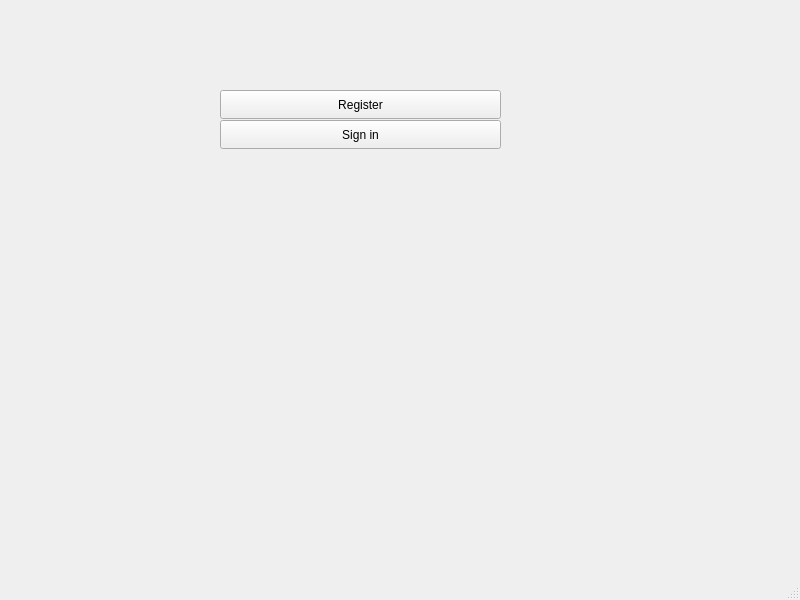
<?xml version="1.0" encoding="UTF-8"?>
<ui version="4.0">
 <class>MainWindow</class>
 <widget class="QMainWindow" name="MainWindow">
  <property name="geometry">
   <rect>
    <x>0</x>
    <y>0</y>
    <width>800</width>
    <height>600</height>
   </rect>
  </property>
  <property name="windowTitle">
   <string>MainWindow</string>
  </property>
  <widget class="QWidget" name="centralwidget">
   <widget class="QStackedWidget" name="stackedWidget">
    <property name="geometry">
     <rect>
      <x>0</x>
      <y>0</y>
      <width>800</width>
      <height>600</height>
     </rect>
    </property>
    <property name="styleSheet">
     <string notr="true"/>
    </property>
    <property name="currentIndex">
     <number>2</number>
    </property>
    <widget class="QWidget" name="frontpage">
     <widget class="QToolButton" name="toolButton">
      <property name="geometry">
       <rect>
        <x>100</x>
        <y>50</y>
        <width>511</width>
        <height>27</height>
       </rect>
      </property>
      <property name="text">
       <string>Trust Bank</string>
      </property>
     </widget>
     <widget class="QToolButton" name="toolButton_2">
      <property name="geometry">
       <rect>
        <x>400</x>
        <y>80</y>
        <width>211</width>
        <height>27</height>
       </rect>
      </property>
      <property name="text">
       <string>sequre your money</string>
      </property>
     </widget>
     <widget class="QPushButton" name="pushButton">
      <property name="geometry">
       <rect>
        <x>540</x>
        <y>500</y>
        <width>83</width>
        <height>29</height>
       </rect>
      </property>
      <property name="text">
       <string>next</string>
      </property>
     </widget>
    </widget>
    <widget class="QWidget" name="Aioage">
     <widget class="QToolButton" name="toolButton_3">
      <property name="geometry">
       <rect>
        <x>270</x>
        <y>100</y>
        <width>151</width>
        <height>27</height>
       </rect>
      </property>
      <property name="text">
       <string>Aim</string>
      </property>
     </widget>
     <widget class="QToolButton" name="toolButton_4">
      <property name="geometry">
       <rect>
        <x>40</x>
        <y>180</y>
        <width>651</width>
        <height>27</height>
       </rect>
      </property>
      <property name="text">
       <string>Our aim is to sequre money and to </string>
      </property>
     </widget>
     <widget class="QPushButton" name="pushButton_2">
      <property name="geometry">
       <rect>
        <x>560</x>
        <y>480</y>
        <width>83</width>
        <height>29</height>
       </rect>
      </property>
      <property name="text">
       <string>Next</string>
      </property>
     </widget>
    </widget>
    <widget class="QWidget" name="customerpage">
     <widget class="QPushButton" name="pushButton_8">
      <property name="geometry">
       <rect>
        <x>220</x>
        <y>90</y>
        <width>281</width>
        <height>29</height>
       </rect>
      </property>
      <property name="text">
       <string>Register</string>
      </property>
     </widget>
     <widget class="QPushButton" name="pushButton_9">
      <property name="geometry">
       <rect>
        <x>220</x>
        <y>120</y>
        <width>281</width>
        <height>29</height>
       </rect>
      </property>
      <property name="text">
       <string>Sign in</string>
      </property>
     </widget>
    </widget>
    <widget class="QWidget" name="registerpage">
     <widget class="QGroupBox" name="groupBox">
      <property name="geometry">
       <rect>
        <x>210</x>
        <y>50</y>
        <width>351</width>
        <height>511</height>
       </rect>
      </property>
      <property name="title">
       <string/>
      </property>
      <widget class="QToolButton" name="toolButton_5">
       <property name="geometry">
        <rect>
         <x>20</x>
         <y>50</y>
         <width>91</width>
         <height>27</height>
        </rect>
       </property>
       <property name="text">
        <string>Name</string>
       </property>
      </widget>
      <widget class="QLineEdit" name="lineEdit">
       <property name="geometry">
        <rect>
         <x>120</x>
         <y>50</y>
         <width>191</width>
         <height>28</height>
        </rect>
       </property>
      </widget>
      <widget class="QToolButton" name="toolButton_6">
       <property name="geometry">
        <rect>
         <x>20</x>
         <y>100</y>
         <width>91</width>
         <height>27</height>
        </rect>
       </property>
       <property name="text">
        <string>Mail.</string>
       </property>
      </widget>
      <widget class="QToolButton" name="toolButton_7">
       <property name="geometry">
        <rect>
         <x>20</x>
         <y>150</y>
         <width>101</width>
         <height>27</height>
        </rect>
       </property>
       <property name="text">
        <string>Phn. Number</string>
       </property>
      </widget>
      <widget class="QToolButton" name="toolButton_8">
       <property name="geometry">
        <rect>
         <x>20</x>
         <y>200</y>
         <width>101</width>
         <height>27</height>
        </rect>
       </property>
       <property name="text">
        <string>Password</string>
       </property>
      </widget>
      <widget class="QLineEdit" name="lineEdit_2">
       <property name="geometry">
        <rect>
         <x>120</x>
         <y>100</y>
         <width>191</width>
         <height>28</height>
        </rect>
       </property>
      </widget>
      <widget class="QLineEdit" name="lineEdit_3">
       <property name="geometry">
        <rect>
         <x>130</x>
         <y>150</y>
         <width>191</width>
         <height>28</height>
        </rect>
       </property>
      </widget>
      <widget class="QLineEdit" name="lineEdit_4">
       <property name="geometry">
        <rect>
         <x>130</x>
         <y>200</y>
         <width>191</width>
         <height>28</height>
        </rect>
       </property>
      </widget>
      <widget class="QPushButton" name="pushButton_10">
       <property name="geometry">
        <rect>
         <x>140</x>
         <y>250</y>
         <width>83</width>
         <height>29</height>
        </rect>
       </property>
       <property name="text">
        <string>Register</string>
       </property>
      </widget>
     </widget>
    </widget>
    <widget class="QWidget" name="lognpage">
     <widget class="QGroupBox" name="groupBox_2">
      <property name="geometry">
       <rect>
        <x>260</x>
        <y>60</y>
        <width>371</width>
        <height>471</height>
       </rect>
      </property>
      <property name="title">
       <string/>
      </property>
      <widget class="QToolButton" name="toolButton_9">
       <property name="geometry">
        <rect>
         <x>20</x>
         <y>60</y>
         <width>101</width>
         <height>27</height>
        </rect>
       </property>
       <property name="text">
        <string>Name</string>
       </property>
      </widget>
      <widget class="QToolButton" name="toolButton_10">
       <property name="geometry">
        <rect>
         <x>20</x>
         <y>90</y>
         <width>101</width>
         <height>27</height>
        </rect>
       </property>
       <property name="text">
        <string>Phn Number</string>
       </property>
      </widget>
      <widget class="QToolButton" name="toolButton_11">
       <property name="geometry">
        <rect>
         <x>20</x>
         <y>120</y>
         <width>101</width>
         <height>27</height>
        </rect>
       </property>
       <property name="text">
        <string>Password</string>
       </property>
      </widget>
      <widget class="QPushButton" name="pushButton_11">
       <property name="geometry">
        <rect>
         <x>110</x>
         <y>180</y>
         <width>83</width>
         <height>29</height>
        </rect>
       </property>
       <property name="text">
        <string>Log in</string>
       </property>
      </widget>
      <widget class="QToolButton" name="toolButton_12">
       <property name="geometry">
        <rect>
         <x>130</x>
         <y>60</y>
         <width>191</width>
         <height>27</height>
        </rect>
       </property>
       <property name="text">
        <string/>
       </property>
      </widget>
      <widget class="QToolButton" name="toolButton_13">
       <property name="geometry">
        <rect>
         <x>130</x>
         <y>90</y>
         <width>191</width>
         <height>27</height>
        </rect>
       </property>
       <property name="text">
        <string/>
       </property>
      </widget>
      <widget class="QToolButton" name="toolButton_14">
       <property name="geometry">
        <rect>
         <x>130</x>
         <y>120</y>
         <width>191</width>
         <height>27</height>
        </rect>
       </property>
       <property name="text">
        <string/>
       </property>
      </widget>
     </widget>
    </widget>
    <widget class="QWidget" name="loginerporpage">
     <widget class="QGroupBox" name="groupBox_3">
      <property name="geometry">
       <rect>
        <x>170</x>
        <y>100</y>
        <width>441</width>
        <height>391</height>
       </rect>
      </property>
      <property name="title">
       <string/>
      </property>
      <widget class="QPushButton" name="pushButton_12">
       <property name="geometry">
        <rect>
         <x>20</x>
         <y>40</y>
         <width>141</width>
         <height>29</height>
        </rect>
       </property>
       <property name="text">
        <string>Deposite</string>
       </property>
      </widget>
      <widget class="QPushButton" name="pushButton_13">
       <property name="geometry">
        <rect>
         <x>20</x>
         <y>80</y>
         <width>141</width>
         <height>29</height>
        </rect>
       </property>
       <property name="text">
        <string>Withdraw</string>
       </property>
      </widget>
      <widget class="QPushButton" name="pushButton_14">
       <property name="geometry">
        <rect>
         <x>20</x>
         <y>120</y>
         <width>131</width>
         <height>29</height>
        </rect>
       </property>
       <property name="text">
        <string>About loan</string>
       </property>
      </widget>
      <widget class="QPushButton" name="pushButton_15">
       <property name="geometry">
        <rect>
         <x>20</x>
         <y>160</y>
         <width>141</width>
         <height>29</height>
        </rect>
       </property>
       <property name="text">
        <string>Fixed deposite</string>
       </property>
      </widget>
      <widget class="QPushButton" name="pushButton_16">
       <property name="geometry">
        <rect>
         <x>20</x>
         <y>200</y>
         <width>131</width>
         <height>29</height>
        </rect>
       </property>
       <property name="text">
        <string>Pay-bill</string>
       </property>
      </widget>
      <widget class="QPushButton" name="pushButton_17">
       <property name="geometry">
        <rect>
         <x>20</x>
         <y>240</y>
         <width>131</width>
         <height>29</height>
        </rect>
       </property>
       <property name="text">
        <string>exit</string>
       </property>
      </widget>
     </widget>
    </widget>
    <widget class="QWidget" name="congratspage">
     <widget class="QToolButton" name="toolButton_15">
      <property name="geometry">
       <rect>
        <x>80</x>
        <y>170</y>
        <width>551</width>
        <height>27</height>
       </rect>
      </property>
      <property name="text">
       <string>Congrats!You have register your account successfully.Keep touch with us</string>
      </property>
     </widget>
     <widget class="QPushButton" name="pushButton_18">
      <property name="geometry">
       <rect>
        <x>600</x>
        <y>450</y>
        <width>83</width>
        <height>29</height>
       </rect>
      </property>
      <property name="text">
       <string>Next</string>
      </property>
     </widget>
    </widget>
    <widget class="QWidget" name="chartpage">
     <widget class="QPushButton" name="pushButton_3">
      <property name="geometry">
       <rect>
        <x>300</x>
        <y>60</y>
        <width>221</width>
        <height>29</height>
       </rect>
      </property>
      <property name="text">
       <string>Customer</string>
      </property>
     </widget>
     <widget class="QPushButton" name="pushButton_4">
      <property name="geometry">
       <rect>
        <x>300</x>
        <y>90</y>
        <width>221</width>
        <height>29</height>
       </rect>
      </property>
      <property name="text">
       <string>Authority</string>
      </property>
     </widget>
     <widget class="QPushButton" name="pushButton_5">
      <property name="geometry">
       <rect>
        <x>300</x>
        <y>120</y>
        <width>221</width>
        <height>29</height>
       </rect>
      </property>
      <property name="text">
       <string>Bank Details</string>
      </property>
     </widget>
     <widget class="QPushButton" name="pushButton_6">
      <property name="geometry">
       <rect>
        <x>300</x>
        <y>150</y>
        <width>221</width>
        <height>29</height>
       </rect>
      </property>
      <property name="text">
       <string>Branches</string>
      </property>
     </widget>
     <widget class="QPushButton" name="pushButton_7">
      <property name="geometry">
       <rect>
        <x>300</x>
        <y>180</y>
        <width>221</width>
        <height>29</height>
       </rect>
      </property>
      <property name="text">
       <string>Announcement</string>
      </property>
     </widget>
    </widget>
    <widget class="QWidget" name="depositepage">
     <widget class="QGroupBox" name="groupBox_4">
      <property name="geometry">
       <rect>
        <x>70</x>
        <y>130</y>
        <width>381</width>
        <height>301</height>
       </rect>
      </property>
      <property name="title">
       <string>Deposite history</string>
      </property>
      <widget class="QToolButton" name="toolButton_16">
       <property name="geometry">
        <rect>
         <x>10</x>
         <y>40</y>
         <width>131</width>
         <height>27</height>
        </rect>
       </property>
       <property name="text">
        <string>Current money</string>
       </property>
      </widget>
      <widget class="QToolButton" name="toolButton_17">
       <property name="geometry">
        <rect>
         <x>150</x>
         <y>40</y>
         <width>161</width>
         <height>27</height>
        </rect>
       </property>
       <property name="text">
        <string>...</string>
       </property>
      </widget>
      <widget class="QToolButton" name="toolButton_18">
       <property name="geometry">
        <rect>
         <x>10</x>
         <y>70</y>
         <width>131</width>
         <height>27</height>
        </rect>
       </property>
       <property name="text">
        <string>Deposite money</string>
       </property>
      </widget>
      <widget class="QToolButton" name="toolButton_19">
       <property name="geometry">
        <rect>
         <x>150</x>
         <y>70</y>
         <width>161</width>
         <height>31</height>
        </rect>
       </property>
       <property name="text">
        <string>...</string>
       </property>
      </widget>
      <widget class="QToolButton" name="toolButton_20">
       <property name="geometry">
        <rect>
         <x>10</x>
         <y>100</y>
         <width>131</width>
         <height>27</height>
        </rect>
       </property>
       <property name="text">
        <string>Total money</string>
       </property>
      </widget>
      <widget class="QToolButton" name="toolButton_21">
       <property name="geometry">
        <rect>
         <x>150</x>
         <y>100</y>
         <width>161</width>
         <height>27</height>
        </rect>
       </property>
       <property name="text">
        <string>...</string>
       </property>
      </widget>
      <widget class="QPushButton" name="pushButton_19">
       <property name="geometry">
        <rect>
         <x>110</x>
         <y>150</y>
         <width>83</width>
         <height>29</height>
        </rect>
       </property>
       <property name="text">
        <string>Confirm</string>
       </property>
      </widget>
      <widget class="QPushButton" name="pushButton_20">
       <property name="geometry">
        <rect>
         <x>250</x>
         <y>270</y>
         <width>83</width>
         <height>29</height>
        </rect>
       </property>
       <property name="text">
        <string>Next</string>
       </property>
      </widget>
     </widget>
    </widget>
    <widget class="QWidget" name="takatulbopage">
     <widget class="QGroupBox" name="groupBox_5">
      <property name="geometry">
       <rect>
        <x>40</x>
        <y>40</y>
        <width>531</width>
        <height>441</height>
       </rect>
      </property>
      <property name="title">
       <string>GroupBox</string>
      </property>
      <widget class="QToolButton" name="toolButton_22">
       <property name="geometry">
        <rect>
         <x>0</x>
         <y>30</y>
         <width>141</width>
         <height>27</height>
        </rect>
       </property>
       <property name="text">
        <string>Current Money</string>
       </property>
      </widget>
      <widget class="QToolButton" name="toolButton_23">
       <property name="geometry">
        <rect>
         <x>180</x>
         <y>30</y>
         <width>131</width>
         <height>27</height>
        </rect>
       </property>
       <property name="text">
        <string>...</string>
       </property>
      </widget>
      <widget class="QToolButton" name="toolButton_24">
       <property name="geometry">
        <rect>
         <x>0</x>
         <y>70</y>
         <width>141</width>
         <height>27</height>
        </rect>
       </property>
       <property name="text">
        <string>Withdraw Money</string>
       </property>
      </widget>
      <widget class="QToolButton" name="toolButton_25">
       <property name="geometry">
        <rect>
         <x>180</x>
         <y>70</y>
         <width>131</width>
         <height>27</height>
        </rect>
       </property>
       <property name="text">
        <string>...</string>
       </property>
      </widget>
      <widget class="QToolButton" name="toolButton_26">
       <property name="geometry">
        <rect>
         <x>0</x>
         <y>110</y>
         <width>141</width>
         <height>27</height>
        </rect>
       </property>
       <property name="text">
        <string>Now Current Money</string>
       </property>
      </widget>
      <widget class="QToolButton" name="toolButton_27">
       <property name="geometry">
        <rect>
         <x>180</x>
         <y>110</y>
         <width>131</width>
         <height>27</height>
        </rect>
       </property>
       <property name="text">
        <string>...</string>
       </property>
      </widget>
      <widget class="QPushButton" name="pushButton_21">
       <property name="geometry">
        <rect>
         <x>130</x>
         <y>160</y>
         <width>83</width>
         <height>29</height>
        </rect>
       </property>
       <property name="text">
        <string>Confrim</string>
       </property>
      </widget>
      <widget class="QPushButton" name="pushButton_22">
       <property name="geometry">
        <rect>
         <x>410</x>
         <y>390</y>
         <width>83</width>
         <height>29</height>
        </rect>
       </property>
       <property name="text">
        <string>Next</string>
       </property>
      </widget>
     </widget>
    </widget>
    <widget class="QWidget" name="loanpage">
     <widget class="QGroupBox" name="groupBox_6">
      <property name="geometry">
       <rect>
        <x>100</x>
        <y>60</y>
        <width>611</width>
        <height>401</height>
       </rect>
      </property>
      <property name="title">
       <string>Dear sir/madam.Assalamu alaikum!.</string>
      </property>
      <widget class="QToolButton" name="toolButton_28">
       <property name="geometry">
        <rect>
         <x>10</x>
         <y>50</y>
         <width>571</width>
         <height>27</height>
        </rect>
       </property>
       <property name="text">
        <string>You can take loan from 10,000-200,000 with 3% interest rate</string>
       </property>
      </widget>
      <widget class="QToolButton" name="toolButton_29">
       <property name="geometry">
        <rect>
         <x>10</x>
         <y>90</y>
         <width>571</width>
         <height>27</height>
        </rect>
       </property>
       <property name="text">
        <string>You can take loan from 200,001-500,000- with 5% interest rate</string>
       </property>
      </widget>
      <widget class="QToolButton" name="toolButton_30">
       <property name="geometry">
        <rect>
         <x>10</x>
         <y>130</y>
         <width>571</width>
         <height>27</height>
        </rect>
       </property>
       <property name="text">
        <string>You can take loan from 500,001-700,000-- with 8% interest rate</string>
       </property>
      </widget>
      <widget class="QPushButton" name="pushButton_23">
       <property name="geometry">
        <rect>
         <x>260</x>
         <y>170</y>
         <width>83</width>
         <height>29</height>
        </rect>
       </property>
       <property name="text">
        <string>I Agree</string>
       </property>
      </widget>
     </widget>
    </widget>
    <widget class="QWidget" name="Loanfrom">
     <widget class="QGroupBox" name="groupBox_7">
      <property name="geometry">
       <rect>
        <x>30</x>
        <y>80</y>
        <width>451</width>
        <height>421</height>
       </rect>
      </property>
      <property name="title">
       <string>Loan form</string>
      </property>
      <widget class="QToolButton" name="toolButton_31">
       <property name="geometry">
        <rect>
         <x>50</x>
         <y>40</y>
         <width>181</width>
         <height>27</height>
        </rect>
       </property>
       <property name="text">
        <string>Purpose</string>
       </property>
      </widget>
      <widget class="QToolButton" name="toolButton_32">
       <property name="geometry">
        <rect>
         <x>50</x>
         <y>70</y>
         <width>181</width>
         <height>27</height>
        </rect>
       </property>
       <property name="text">
        <string>Enter ammount</string>
       </property>
      </widget>
      <widget class="QToolButton" name="toolButton_33">
       <property name="geometry">
        <rect>
         <x>50</x>
         <y>100</y>
         <width>181</width>
         <height>27</height>
        </rect>
       </property>
       <property name="text">
        <string>How long will it take you</string>
       </property>
      </widget>
      <widget class="QToolButton" name="toolButton_34">
       <property name="geometry">
        <rect>
         <x>240</x>
         <y>40</y>
         <width>161</width>
         <height>27</height>
        </rect>
       </property>
       <property name="text">
        <string>...</string>
       </property>
      </widget>
      <widget class="QToolButton" name="toolButton_35">
       <property name="geometry">
        <rect>
         <x>240</x>
         <y>70</y>
         <width>161</width>
         <height>27</height>
        </rect>
       </property>
       <property name="text">
        <string>...</string>
       </property>
      </widget>
      <widget class="QToolButton" name="toolButton_36">
       <property name="geometry">
        <rect>
         <x>240</x>
         <y>100</y>
         <width>161</width>
         <height>27</height>
        </rect>
       </property>
       <property name="text">
        <string>...</string>
       </property>
      </widget>
      <widget class="QPushButton" name="pushButton_24">
       <property name="geometry">
        <rect>
         <x>310</x>
         <y>340</y>
         <width>83</width>
         <height>29</height>
        </rect>
       </property>
       <property name="text">
        <string>Next</string>
       </property>
      </widget>
     </widget>
    </widget>
    <widget class="QWidget" name="loancongrats">
     <widget class="QToolButton" name="toolButton_37">
      <property name="geometry">
       <rect>
        <x>10</x>
        <y>20</y>
        <width>741</width>
        <height>141</height>
       </rect>
      </property>
      <property name="text">
       <string>Congrats you have got the  loan successfully!!</string>
      </property>
     </widget>
     <widget class="QPushButton" name="pushButton_25">
      <property name="geometry">
       <rect>
        <x>630</x>
        <y>200</y>
        <width>83</width>
        <height>29</height>
       </rect>
      </property>
      <property name="text">
       <string>Next</string>
      </property>
     </widget>
    </widget>
    <widget class="QWidget" name="fdr1stpage">
     <widget class="QToolButton" name="toolButton_38">
      <property name="geometry">
       <rect>
        <x>100</x>
        <y>60</y>
        <width>641</width>
        <height>181</height>
       </rect>
      </property>
      <property name="text">
       <string>You can take deposite for a cirtain time,we will give you 6.7% interest rate </string>
      </property>
     </widget>
     <widget class="QPushButton" name="pushButton_26">
      <property name="geometry">
       <rect>
        <x>340</x>
        <y>280</y>
        <width>83</width>
        <height>29</height>
       </rect>
      </property>
      <property name="text">
       <string>I agree</string>
      </property>
     </widget>
    </widget>
    <widget class="QWidget" name="fdrerammountpage">
     <widget class="QGroupBox" name="groupBox_8">
      <property name="geometry">
       <rect>
        <x>160</x>
        <y>30</y>
        <width>371</width>
        <height>341</height>
       </rect>
      </property>
      <property name="title">
       <string>deposite box</string>
      </property>
      <widget class="QToolButton" name="toolButton_39">
       <property name="geometry">
        <rect>
         <x>10</x>
         <y>30</y>
         <width>131</width>
         <height>27</height>
        </rect>
       </property>
       <property name="text">
        <string>Enter Ammount</string>
       </property>
      </widget>
      <widget class="QToolButton" name="toolButton_40">
       <property name="geometry">
        <rect>
         <x>150</x>
         <y>30</y>
         <width>201</width>
         <height>27</height>
        </rect>
       </property>
       <property name="text">
        <string/>
       </property>
      </widget>
      <widget class="QPushButton" name="pushButton_27">
       <property name="geometry">
        <rect>
         <x>100</x>
         <y>80</y>
         <width>83</width>
         <height>29</height>
        </rect>
       </property>
       <property name="text">
        <string>Confrim</string>
       </property>
      </widget>
     </widget>
    </widget>
    <widget class="QWidget" name="paybill1stpage">
     <widget class="QGroupBox" name="groupBox_9">
      <property name="geometry">
       <rect>
        <x>70</x>
        <y>90</y>
        <width>521</width>
        <height>311</height>
       </rect>
      </property>
      <property name="title">
       <string>Pay Your Utilyty Bill</string>
      </property>
      <widget class="QToolButton" name="toolButton_41">
       <property name="geometry">
        <rect>
         <x>0</x>
         <y>30</y>
         <width>231</width>
         <height>27</height>
        </rect>
       </property>
       <property name="text">
        <string>Enter 8 digit consumer number</string>
       </property>
      </widget>
      <widget class="QToolButton" name="toolButton_42">
       <property name="geometry">
        <rect>
         <x>250</x>
         <y>30</y>
         <width>231</width>
         <height>27</height>
        </rect>
       </property>
       <property name="text">
        <string>...</string>
       </property>
      </widget>
      <widget class="QToolButton" name="toolButton_43">
       <property name="geometry">
        <rect>
         <x>0</x>
         <y>70</y>
         <width>231</width>
         <height>27</height>
        </rect>
       </property>
       <property name="text">
        <string>Enter Ammount</string>
       </property>
      </widget>
      <widget class="QToolButton" name="toolButton_44">
       <property name="geometry">
        <rect>
         <x>250</x>
         <y>70</y>
         <width>231</width>
         <height>27</height>
        </rect>
       </property>
       <property name="text">
        <string>...</string>
       </property>
      </widget>
      <widget class="QPushButton" name="pushButton_28">
       <property name="geometry">
        <rect>
         <x>390</x>
         <y>170</y>
         <width>83</width>
         <height>29</height>
        </rect>
       </property>
       <property name="text">
        <string>Confirm</string>
       </property>
      </widget>
     </widget>
    </widget>
    <widget class="QWidget" name="outh1st">
     <widget class="QPushButton" name="pushButton_29">
      <property name="geometry">
       <rect>
        <x>60</x>
        <y>60</y>
        <width>221</width>
        <height>29</height>
       </rect>
      </property>
      <property name="text">
       <string>Managing Body</string>
      </property>
     </widget>
     <widget class="QPushButton" name="pushButton_30">
      <property name="geometry">
       <rect>
        <x>60</x>
        <y>110</y>
        <width>221</width>
        <height>29</height>
       </rect>
      </property>
      <property name="text">
       <string>Bank Hostory</string>
      </property>
     </widget>
     <widget class="QPushButton" name="pushButton_31">
      <property name="geometry">
       <rect>
        <x>60</x>
        <y>160</y>
        <width>221</width>
        <height>29</height>
       </rect>
      </property>
      <property name="text">
       <string>Yearly  Report</string>
      </property>
     </widget>
    </widget>
    <widget class="QWidget" name="outh2nd">
     <widget class="QGroupBox" name="groupBox_10">
      <property name="geometry">
       <rect>
        <x>50</x>
        <y>50</y>
        <width>461</width>
        <height>461</height>
       </rect>
      </property>
      <property name="title">
       <string>Managing Body</string>
      </property>
      <widget class="QToolButton" name="toolButton_45">
       <property name="geometry">
        <rect>
         <x>10</x>
         <y>30</y>
         <width>321</width>
         <height>41</height>
        </rect>
       </property>
       <property name="text">
        <string>Managing director</string>
       </property>
      </widget>
      <widget class="QToolButton" name="toolButton_46">
       <property name="geometry">
        <rect>
         <x>80</x>
         <y>80</y>
         <width>201</width>
         <height>27</height>
        </rect>
       </property>
       <property name="text">
        <string>MD.Mohiuddin </string>
       </property>
      </widget>
      <widget class="QToolButton" name="toolButton_47">
       <property name="geometry">
        <rect>
         <x>10</x>
         <y>120</y>
         <width>311</width>
         <height>51</height>
        </rect>
       </property>
       <property name="text">
        <string>Branch Manager</string>
       </property>
      </widget>
      <widget class="QToolButton" name="toolButton_48">
       <property name="geometry">
        <rect>
         <x>80</x>
         <y>180</y>
         <width>191</width>
         <height>27</height>
        </rect>
       </property>
       <property name="text">
        <string>A.K.M. Afjal </string>
       </property>
      </widget>
     </widget>
    </widget>
    <widget class="QWidget" name="page">
     <widget class="QToolButton" name="toolButton_49">
      <property name="geometry">
       <rect>
        <x>20</x>
        <y>200</y>
        <width>751</width>
        <height>81</height>
       </rect>
      </property>
      <property name="text">
       <string>Trust  Bank was established on 31 December 1981. This was the first joint venture private bank in Bangladesh... </string>
      </property>
     </widget>
    </widget>
   </widget>
  </widget>
  <widget class="QMenuBar" name="menubar">
   <property name="geometry">
    <rect>
     <x>0</x>
     <y>0</y>
     <width>800</width>
     <height>21</height>
    </rect>
   </property>
  </widget>
  <widget class="QStatusBar" name="statusbar"/>
 </widget>
 <resources/>
 <connections/>
</ui>
